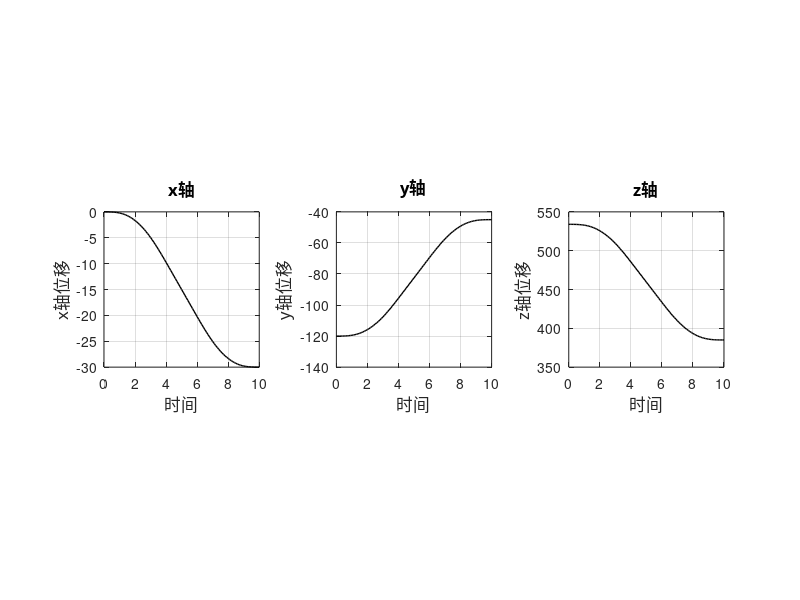

This figure's MATLAB source: (Note: this script raises an error after producing the figure.)
close all;
clear;

%% 0.
% xyz_start=[0,-120.02,533.96];       %轨迹起点(关节角为0)的末端坐标，单位mm；
xyz_start=[0,-120.02,533.96];
xyz_end=[-30,-45,385];     %轨迹终点的末端坐标；
T=10;       %完成轨迹规划的时间；

%% 1.轨迹规划
L=sqrt((xyz_end(1)-xyz_start(1))^2+(xyz_end(2)-xyz_start(2))^2+(xyz_end(3)-xyz_start(3))^2);
dt=T/7;        %每段的时间长度
v1=L/(16*dt);   %第一次加速度拐点
J=2*v1/(dt*dt); %加加速度
amax=dt*J;      %最大加速度
v2=v1+dt*amax;  %第二次加速度拐点
vmax=v2+v1;     %第三次速度拐点

t1 = 1*dt;
t2 = 2*dt;
t3 = 3*dt;
t4 = 4*dt;
t5 = 5*dt;
t6 = 6*dt;
t7 = 7*dt;

t=0:0.1:T;

vt1=1/2*J*t.^2.*(t>=0 & t<t1);
vt2=(v1+amax*(t-t1)).*(t>=t1 & t<t2);
vt3=(vmax-1/2*J*(t3-t).^2).*(t>=t2 & t<t3);
vt4=vmax.*(t>=t3 & t<t4);
vt5=(vmax-1/2*J*(t-t4).^2).*(t>=t4 & t<t5);
vt6=(v2-amax*(t-t5)).*(t>=t5 & t<t6);
vt7=(1/2*J*(t7-t).^2).*(t>=t6 & t<t7);

vt=vt1+vt2+vt3+vt4+vt5+vt6+vt7;     %各时刻速度

S=zeros(1,length(t));       %各时刻位移
for i=2:length(t)
    S(i)=trapz(t(1:i),vt(1:i));
end 

%各时刻xyz的位移
x_s=xyz_start(1)+(xyz_end(1)-xyz_start(1))/L*S;     
y_s=xyz_start(2)+(xyz_end(2)-xyz_start(2))/L*S;
z_s=xyz_start(3)+(xyz_end(3)-xyz_start(3))/L*S;

%各时刻xyz轴的速度分量
v_x=(xyz_end(1)-xyz_start(1))/L*vt;
v_y=(xyz_end(2)-xyz_start(2))/L*vt;
v_z=(xyz_end(3)-xyz_start(3))/L*vt;

figure(1)
subplot(1,3,1)
plot(t,x_s,'k','linewidth',1);
xlabel('时间','FontName','黑体','FontSize',12);
ylabel('x轴位移','FontName','黑体','FontSize',12);
title('x轴','FontName','黑体','FontSize',12)
axis square;
grid on;

subplot(1,3,2)
plot(t,y_s,'k','linewidth',1);
xlabel('时间','FontName','黑体','FontSize',12);
ylabel('y轴位移','FontName','黑体','FontSize',12);
title('y轴','FontName','黑体','FontSize',12)
axis square;
grid on;

subplot(1,3,3)
plot(t,z_s,'k','linewidth',1);
xlabel('时间','FontName','黑体','FontSize',12);
ylabel('z轴位移','FontName','黑体','FontSize',12);
title('z轴','FontName','黑体','FontSize',12)
axis square;
grid on;

% figure(2)
% plot3(x_s,y_s,z_s,'k','linewidth',2);
% xlabel('x轴'),ylabel('y轴'),zlabel('z轴');
% axis square;
% grid on;

%% 2轨迹跟踪.
% %使用PID控制
dth = [0; 0; 0; 0; 0; 0];
% th = [0.1; 0.1; 0.1; 0.1; 0.1; 0.1];
th = [0; 0; 0; 0; 0; 0];

x=[xyz_start';0;0;0];        %每时刻的位姿

% lamda=1;
% lamda=0;
lamda=1;

k = 0.1;
% ita = 0.01;
% ita = 0.0001;
ita = 0.0002;
c = 5;
% c = 0.05;
% alpha = 2;
alpha = 0;

% PID参数（可根据需要调整）
Kp = 5;  % 比例增益，使用原c值作为起点
Ki = 0.1;  % 积分增益
Kd = 1;  % 微分增益

e = [0; 0; 0; 0; 0; 0];
de = zeros(6,1);
integral_e = zeros(6,1);
prev_e = zeros(6,1);
dt = 0.1;  % 时间步长

for i = 1 : length(t)
    %位置和速度给定
    xd=[x_s(i);y_s(i);z_s(i);0;0;0];     %期望位姿
    dxd=[v_x(i);v_y(i);v_z(i);0;0;0];
    %解出当前位置
    q=th(:, i);
%     x(:, i)=[transl(fknie_4dof(q'));0;0;0];    %当前实际位姿
    %求解当前角度下的雅可比矩阵
    Jac = Jacob_cross_SDH(q');
    %误差
    e(:, i) = xd - x(:,i);      %误差
    
    % PID计算
    integral_e = integral_e + e(:, i) * dt;
    de_dt = (e(:, i) - prev_e) / dt;
    v = dxd + Kp * e(:, i) + Ki * integral_e + Kd * de_dt;  % 机械臂的末端实际速度
    
    de(:, i) = dxd - v;     %误差的微分
    dth(:, i) = inv(Jac+lamda.*diag(ones(1,6)))*v;      %关节角的增量
    th(:, i + 1) = th(:, i) + dth(:, i)*0.1;    %下一时刻的关节角度
    x(:, i+1) = x(:, i) + v*0.1;    %机械臂末端实际位姿
    
    prev_e = e(:, i);
end


figure(2)
plot(t,e(1:3,:),'linewidth',2);
xlabel('时间/s','FontName','黑体','FontSize',12);
ylabel('误差/mm','FontName','黑体','FontSize',12);
legend('x轴的位置跟踪误差','y轴的位置跟踪误差','z轴的位置跟踪误差')
title('位置跟踪误差曲线','FontName','黑体','FontSize',12)
axis on;
grid on;

figure(3)
subplot(2, 3, 1);
plot(t, th(1, 1:length(th)-1),'LineWidth',1.5,'color','k');
xlabel('时间','FontName','黑体','FontSize',12);
ylabel('角度值/rad','FontName','黑体','FontSize',12);
set(gca,'XLim',[min(t) max(t)]);
grid on;
title('第1关节角度变化曲线','FontName','黑体','FontSize',12)

subplot(2, 3, 2);
plot(t, th(2, 1:length(th)-1),'LineWidth',1.5,'color','k');
xlabel('时间','FontName','黑体','FontSize',12);
ylabel('角度值/rad','FontName','黑体','FontSize',12);
set(gca,'XLim',[min(t) max(t)]);
grid on;
title('第2关节角度变化曲线','FontName','黑体','FontSize',12)

subplot(2, 3, 3);
plot(t, th(3, 1:length(th)-1),'LineWidth',1.5,'color','k');
xlabel('时间','FontName','黑体','FontSize',12);
ylabel('角度值/rad','FontName','黑体','FontSize',12);
set(gca,'XLim',[min(t) max(t)]);
grid on;
title('第3关节角度变化曲线','FontName','黑体','FontSize',12)

subplot(2, 3, 4);
plot(t, th(4, 1:length(th)-1),'LineWidth',1.5,'color','k');
xlabel('时间','FontName','黑体','FontSize',12);
ylabel('角度值/rad','FontName','黑体','FontSize',12);
set(gca,'XLim',[min(t) max(t)]);
grid on;
title('第4关节角度变化曲线','FontName','黑体','FontSize',12)

subplot(2, 3, 5);
plot(t, th(5, 1:length(th)-1),'LineWidth',1.5,'color','k');
xlabel('时间','FontName','黑体','FontSize',12);
ylabel('角度值/rad','FontName','黑体','FontSize',12);
set(gca,'XLim',[min(t) max(t)]);
grid on;
title('第5关节角度变化曲线','FontName','黑体','FontSize',12)

subplot(2, 3, 6);
plot(t, th(6, 1:length(th)-1),'LineWidth',1.5,'color','k');
xlabel('时间','FontName','黑体','FontSize',12);
ylabel('角度值/rad','FontName','黑体','FontSize',12);
set(gca,'XLim',[min(t) max(t)]);
grid on;
title('第6关节角度变化曲线','FontName','黑体','FontSize',12)
